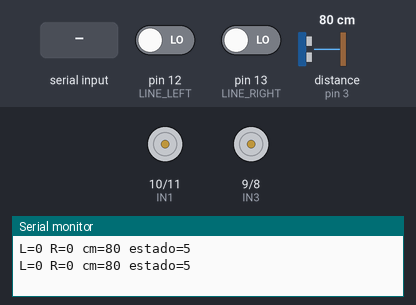
The sketch below on a simulated Arduino Uno, built with avr-gcc and run on an emulated ATmega328P. Parts: motor-driver pin pairs drawn as motors (green arrow = first pin HIGH = forward, orange = second pin HIGH = backward, longer = more drive, scaled by the enable pin), the last lines printed to the serial monitor. Wiring (inferred from the names in the program): ultrasonic range finder: trigger pin 2; echo pin 3. The test bench sets the inputs (shaded band); at power-on: pin 12 (LINE_LEFT) LOW, pin 13 (LINE_RIGHT) LOW, distance to the obstacle (sensor on pin 3) 80 cm. The echo pulse lasts 58.3 µs per cm.

Above: at 1.2 s.
1.3 s: "L" received over Serial
At 1.47 s:
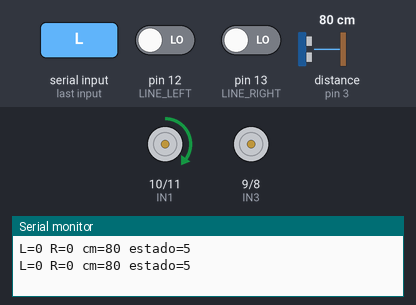
3.1 s: byte 75 ('K') received over Serial
At 3.27 s:
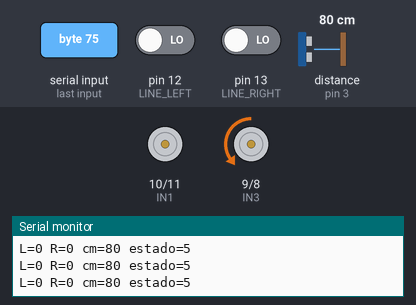
4.9 s: "R" received over Serial
At 5.07 s:
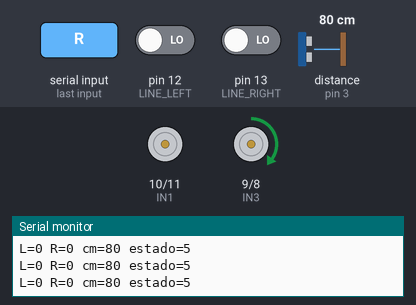
6.7 s: "J" received over Serial
At 6.87 s:
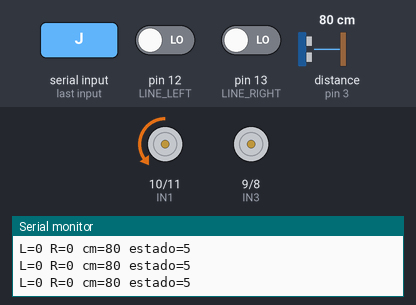
Timing chart, 0 to 9.5 s (numbered marks = the images above; inputs shaded):
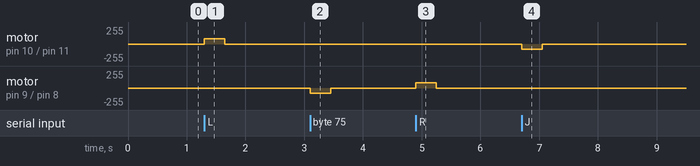

The sketch:

teste-bancada-uno.ino
```cpp
/*
 * SUMÔ LAB | Arduino UNO R3 + L298N
 * Modo: TESTE DE BANCADA — rodas suspensas
 * Serial: 115200 baud. X = parar; A = armar com contagem de partida.
 * Bancada: L/R = motor esquerdo/direito à frente; J/K = atrás.
 * Cada comando de bancada dura no máximo 350 ms e usa PWM 80.
 *
 * Remova jumpers ENA/ENB. Use GND comum e alimentação própria dos motores.
 * Nunca ligue motores no 5V/3V3 da placa. Ajuste a fonte à tensão do motor.
 * Arquitetura deste guia: VS da L298N regulado em 6V e lógica VSS em 5V.
 * UNO: cada um dos 6 sinais ENA/ENB/IN1..IN4 usa divisor: GPIO→1k→entrada; entrada→1,5k→GND.
 * Os divisores reduzem HIGH de 5V para cerca de 3V; não ligue esses sinais diretamente neste circuito de VS=6V.
 * L298: VS >= VIH + 2,5V. Fonte: st.com/resource/en/datasheet/l298.pdf, tabela 4.
 * ECHO do HC-SR04 pode ir ao D3 do UNO R3 (lógica 5V).
 * Sensores de borda: saídas digitais compatíveis com a tensão da placa.
 * Calibre o nível de borda antes de apoiar o robô no chão.
 * A partida padrão é 5 s; confirme o regulamento da competição.
 * Em autônomo, o robô parte após a contagem ao ligar/resetar.
 * O site gera este arquivo; grave pela Arduino IDE via USB.
 */

#include <Arduino.h>

const uint8_t ENA = 5, ENB = 6;
const uint8_t IN1 = 10, IN2 = 11, IN3 = 9, IN4 = 8;
const uint8_t TRIG = 2, ECHO = 3;
const uint8_t LINE_LEFT = 12, LINE_RIGHT = 13;
const uint8_t EDGE_LEVEL = LOW;
const bool INVERT_LEFT = false, INVERT_RIGHT = false;
const bool BENCH_MODE = true;
const int ATTACK_PWM = 255, SEARCH_PWM = 85, ESCAPE_PWM = 180;
const unsigned int DETECT_CM = 40;
const unsigned long START_MS = 5000UL;
const unsigned long REVERSE_MS = 300UL, TURN_MS = 250UL;
const unsigned long SONAR_TIMEOUT_US = 12000UL; // bloqueio máximo por leitura
const unsigned long SONAR_PERIOD_MS = 60UL;
const unsigned long BENCH_PULSE_MS = 350UL;
const int BENCH_PWM = 80;

enum RobotState { WAIT_START, SEARCHING, ATTACKING, REVERSING, TURNING, STOPPED };
RobotState state = STOPPED;
bool armed = false, benchActive = false, turnRight = true;
unsigned long armedAt = 0, stateAt = 0, lastSonar = 0, lastLog = 0, benchAt = 0;
unsigned int distanceCm = 0;

// EN=0 desativa o canal. O comando 0 deixa o motor em roda livre.
void motor(uint8_t enablePin, uint8_t a, uint8_t b, int power, bool invert) {
  power = constrain(power, -255, 255);
  if (invert) power = -power;
  analogWrite(enablePin, 0); // corta PWM antes de trocar a direção
  digitalWrite(a, power > 0 ? HIGH : LOW);
  digitalWrite(b, power < 0 ? HIGH : LOW);
  analogWrite(enablePin, abs(power));
}

void drive(int left, int right) {
  motor(ENA, IN1, IN2, left, INVERT_LEFT);
  motor(ENB, IN3, IN4, right, INVERT_RIGHT);
}

void stopRobot() {
  armed = false;
  benchActive = false;
  state = STOPPED;
  drive(0, 0);
}

void armRobot() {
  drive(0, 0);
  armedAt = millis();
  stateAt = armedAt;
  lastSonar = armedAt;
  distanceCm = 0;
  state = WAIT_START;
  armed = true;
  Serial.println(F("PARTIDA: mantenha distancia e aguarde a contagem."));
}

unsigned int readDistanceCm() {
  digitalWrite(TRIG, LOW);
  delayMicroseconds(2);
  digitalWrite(TRIG, HIGH);
  delayMicroseconds(10);
  digitalWrite(TRIG, LOW);
  const unsigned long pulse = pulseIn(ECHO, HIGH, SONAR_TIMEOUT_US);
  // Sem eco ou eco muito curto não é adversário detectado.
  if (pulse < 116UL) return 0;
  return (unsigned int)(pulse / 58UL);
}

void startEscape(bool leftEdge, bool rightEdge, unsigned long now) {
  // Borda esquerda: afastar-se girando à direita; duas bordas: alternar giro.
  if (leftEdge && rightEdge) turnRight = !turnRight;
  else turnRight = leftEdge;
  state = REVERSING;
  stateAt = now;
  distanceCm = 0;
  drive(-ESCAPE_PWM, -ESCAPE_PWM);
}

void handleSerial() {
  while (Serial.available()) {
    const char command = (char)Serial.read();
    if (command == 'X' || command == 'x') {
      stopRobot();
      Serial.println(F("PARADO. Autonomo: A reinicia a contagem."));
    } else if (!BENCH_MODE && (command == 'A' || command == 'a')) {
      armRobot();
    } else if (BENCH_MODE && !benchActive) {
      int left = 0, right = 0;
      if (command == 'L' || command == 'l') left = BENCH_PWM;
      else if (command == 'R' || command == 'r') right = BENCH_PWM;
      else if (command == 'J' || command == 'j') left = -BENCH_PWM;
      else if (command == 'K' || command == 'k') right = -BENCH_PWM;
      else continue;
      drive(left, right);
      benchActive = true;
      benchAt = millis();
    }
  }
}

void logSensors(unsigned long now) {
  if (now - lastLog < 500UL) return;
  lastLog = now;
  Serial.print(F("L=")); Serial.print(digitalRead(LINE_LEFT));
  Serial.print(F(" R=")); Serial.print(digitalRead(LINE_RIGHT));
  Serial.print(F(" cm=")); Serial.print(distanceCm);
  Serial.print(F(" estado=")); Serial.println((int)state);
  // estados: 0 espera; 1 busca; 2 ataque; 3 recuo; 4 giro; 5 parado.
}

void setup() {
  Serial.begin(115200);
  pinMode(ENA, OUTPUT); pinMode(ENB, OUTPUT);
  pinMode(IN1, OUTPUT); pinMode(IN2, OUTPUT);
  pinMode(IN3, OUTPUT); pinMode(IN4, OUTPUT);
  pinMode(TRIG, OUTPUT); digitalWrite(TRIG, LOW);
  pinMode(ECHO, INPUT);
  // Saídas digitais dos módulos devem ter nível definido; não deixe entradas soltas.
  pinMode(LINE_LEFT, INPUT); pinMode(LINE_RIGHT, INPUT);
  // analogWrite usa resolução padrão de 8 bits (0 a 255) nas duas plataformas.
  stopRobot();
  if (BENCH_MODE) Serial.println(F("BANCADA: rodas suspensas. L/R frente, J/K tras; X para."));
  else armRobot();
}

void loop() {
  handleSerial();
  unsigned long now = millis();
  logSensors(now);

  if (BENCH_MODE) {
    if (benchActive && now - benchAt >= BENCH_PULSE_MS) stopRobot();
    // Leitura dos sensores sem movimento automático.
    if (!benchActive && now - lastSonar >= SONAR_PERIOD_MS) {
      lastSonar = now;
      distanceCm = readDistanceCm();
    }
    return;
  }
  if (!armed) { drive(0, 0); return; }
  if (state == WAIT_START) {
    drive(0, 0);
    if (now - armedAt < START_MS) return;
    state = SEARCHING;
  }

  bool leftEdge = digitalRead(LINE_LEFT) == EDGE_LEVEL;
  bool rightEdge = digitalRead(LINE_RIGHT) == EDGE_LEVEL;

  // Recuo com tempo delimitado: a leitura contínua da mesma borda não zera o timer.
  if (state == REVERSING) {
    if (now - stateAt < REVERSE_MS) { drive(-ESCAPE_PWM, -ESCAPE_PWM); return; }
    if (leftEdge || rightEdge) {
      // Se o recuo não limpou a borda, interrompe para evitar fugir sem limite.
      stopRobot();
      Serial.println(F("BORDA PERSISTENTE: confira sensor/sentido. A para rearmar."));
      return;
    }
    state = TURNING;
    stateAt = now;
  }
  // Borda tem prioridade também durante o giro e antes da leitura do ultrassom.
  if (leftEdge || rightEdge) { startEscape(leftEdge, rightEdge, now); return; }
  if (state == TURNING) {
    if (now - stateAt < TURN_MS) {
      drive(turnRight ? ESCAPE_PWM : -ESCAPE_PWM, turnRight ? -ESCAPE_PWM : ESCAPE_PWM);
      return;
    }
    state = SEARCHING;
    distanceCm = 0;
  }

  if (now - lastSonar >= SONAR_PERIOD_MS) {
    lastSonar = now;
    distanceCm = readDistanceCm();
    // pulseIn bloqueia até 12 ms; confira a borda novamente antes de atacar.
    now = millis();
    leftEdge = digitalRead(LINE_LEFT) == EDGE_LEVEL;
    rightEdge = digitalRead(LINE_RIGHT) == EDGE_LEVEL;
    if (leftEdge || rightEdge) { startEscape(leftEdge, rightEdge, now); return; }
  }
  if (distanceCm > 0 && distanceCm <= DETECT_CM) {
    state = ATTACKING;
    drive(ATTACK_PWM, ATTACK_PWM);
  } else {
    state = SEARCHING;
    drive(SEARCH_PWM, -SEARCH_PWM);
  }
}
```

Measured:
- after the input at 1.3 s, motor on pin 10 (IN1) / pin 11 (IN2): stopped → forward 80/255 at once, → stopped 0.35 s later
- after the input at 3.1 s, motor on pin 9 (IN3) / pin 8 (IN4): stopped → backward 80/255 at once, → stopped 0.35 s later
- after the input at 4.9 s, motor on pin 9 (IN3) / pin 8 (IN4): stopped → forward 80/255 at once, → stopped 0.35 s later
- after the input at 6.7 s, motor on pin 10 (IN1) / pin 11 (IN2): stopped → backward 80/255 at once, → stopped 0.35 s later
